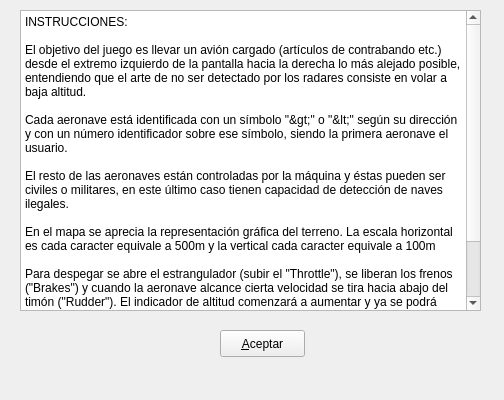
<?xml version="1.0" encoding="UTF-8"?>
<ui version="4.0">
 <class>DockWidget</class>
 <widget class="QDockWidget" name="DockWidget">
  <property name="geometry">
   <rect>
    <x>0</x>
    <y>0</y>
    <width>504</width>
    <height>400</height>
   </rect>
  </property>
  <property name="windowTitle">
   <string/>
  </property>
  <widget class="QWidget" name="dockWidgetContents">
   <widget class="QPlainTextEdit" name="plainTextEdit">
    <property name="geometry">
     <rect>
      <x>20</x>
      <y>10</y>
      <width>461</width>
      <height>301</height>
     </rect>
    </property>
    <property name="plainText">
     <string>INSTRUCCIONES:

El objetivo del juego es llevar un avión cargado (artículos de contrabando etc.) desde el extremo izquierdo de la pantalla hacia la derecha lo más alejado posible, entendiendo que el arte de no ser detectado por los radares consiste en volar a baja altitud.

Cada aeronave está identificada con un símbolo &quot;&gt;&quot; o &quot;&lt;&quot; según su dirección y con un número identificador sobre ese símbolo, siendo la primera aeronave el usuario.

El resto de las aeronaves están controladas por la máquina y éstas pueden ser civiles o militares, en este último caso tienen capacidad de detección de naves ilegales.

En el mapa se aprecia la representación gráfica del terreno. La escala horizontal es cada caracter equivale a 500m y la vertical cada caracter equivale a 100m

Para despegar se abre el estrangulador (subir el &quot;Throttle&quot;), se liberan los frenos (&quot;Brakes&quot;) y cuando la aeronave alcance cierta velocidad se tira hacia abajo del timón (&quot;Rudder&quot;). El indicador de altitud comenzará a aumentar y ya se podrá subir el tren de aterrizaje (&quot;Gears&quot;).


</string>
    </property>
   </widget>
   <widget class="QPushButton" name="bAceptar">
    <property name="geometry">
     <rect>
      <x>220</x>
      <y>330</y>
      <width>85</width>
      <height>27</height>
     </rect>
    </property>
    <property name="text">
     <string>&amp;Aceptar</string>
    </property>
   </widget>
  </widget>
 </widget>
 <resources/>
 <connections>
  <connection>
   <sender>bAceptar</sender>
   <signal>clicked()</signal>
   <receiver>DockWidget</receiver>
   <slot>close()</slot>
   <hints>
    <hint type="sourcelabel">
     <x>262</x>
     <y>368</y>
    </hint>
    <hint type="destinationlabel">
     <x>251</x>
     <y>199</y>
    </hint>
   </hints>
  </connection>
 </connections>
</ui>
